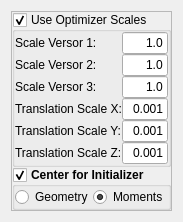
<?xml version="1.0" encoding="UTF-8"?>
<ui version="4.0">
 <class>QmitkVersorRigid3DTransformControls</class>
 <widget class="QWidget" name="QmitkVersorRigid3DTransformControls">
  <property name="geometry">
   <rect>
    <x>0</x>
    <y>0</y>
    <width>173</width>
    <height>222</height>
   </rect>
  </property>
  <property name="windowTitle">
   <string>Form</string>
  </property>
  <layout class="QVBoxLayout" name="verticalLayout">
   <item>
    <widget class="QFrame" name="m_VersorRigid3DTransformFrame">
     <property name="frameShape">
      <enum>QFrame::StyledPanel</enum>
     </property>
     <property name="frameShadow">
      <enum>QFrame::Raised</enum>
     </property>
     <layout class="QVBoxLayout" name="verticalLayout_78">
      <property name="spacing">
       <number>0</number>
      </property>
      <property name="margin">
       <number>0</number>
      </property>
      <item>
       <widget class="QGroupBox" name="m_UseOptimizerScalesVersorRigid3D">
        <property name="title">
         <string>Use Optimizer Scales</string>
        </property>
        <property name="flat">
         <bool>true</bool>
        </property>
        <property name="checkable">
         <bool>true</bool>
        </property>
        <layout class="QVBoxLayout" name="verticalLayout_77">
         <property name="spacing">
          <number>0</number>
         </property>
         <property name="margin">
          <number>0</number>
         </property>
         <item>
          <layout class="QHBoxLayout" name="_132">
           <item>
            <layout class="QVBoxLayout" name="_133">
             <item>
              <widget class="QLabel" name="textLabel1_8_2_3_2_2_2_3_3">
               <property name="font">
                <font>
                 <weight>50</weight>
                 <bold>false</bold>
                </font>
               </property>
               <property name="text">
                <string>Scale Versor 1:</string>
               </property>
               <property name="wordWrap">
                <bool>false</bool>
               </property>
              </widget>
             </item>
             <item>
              <widget class="QLabel" name="textLabel2_6_3_3_2_2_2_3_3">
               <property name="font">
                <font>
                 <weight>50</weight>
                 <bold>false</bold>
                </font>
               </property>
               <property name="text">
                <string>Scale Versor 2:</string>
               </property>
               <property name="wordWrap">
                <bool>false</bool>
               </property>
              </widget>
             </item>
             <item>
              <widget class="QLabel" name="textLabel3_5_3_3_2_2_2_3_3">
               <property name="font">
                <font>
                 <weight>50</weight>
                 <bold>false</bold>
                </font>
               </property>
               <property name="text">
                <string>Scale Versor 3:</string>
               </property>
               <property name="wordWrap">
                <bool>false</bool>
               </property>
              </widget>
             </item>
             <item>
              <widget class="QLabel" name="textLabel11_3_2_2_2_3_2">
               <property name="font">
                <font>
                 <weight>50</weight>
                 <bold>false</bold>
                </font>
               </property>
               <property name="text">
                <string>Translation Scale X:</string>
               </property>
               <property name="wordWrap">
                <bool>false</bool>
               </property>
              </widget>
             </item>
             <item>
              <widget class="QLabel" name="textLabel12_3_2_2_2_3_2">
               <property name="font">
                <font>
                 <weight>50</weight>
                 <bold>false</bold>
                </font>
               </property>
               <property name="text">
                <string>Translation Scale Y:</string>
               </property>
               <property name="wordWrap">
                <bool>false</bool>
               </property>
              </widget>
             </item>
             <item>
              <widget class="QLabel" name="textLabel13_2_2_2_2_3_2">
               <property name="font">
                <font>
                 <weight>50</weight>
                 <bold>false</bold>
                </font>
               </property>
               <property name="text">
                <string>Translation Scale Z:</string>
               </property>
               <property name="wordWrap">
                <bool>false</bool>
               </property>
              </widget>
             </item>
            </layout>
           </item>
           <item>
            <layout class="QVBoxLayout" name="_134">
             <item>
              <widget class="QLineEdit" name="m_ScalesVersorRigid3DTransformScale1">
               <property name="minimumSize">
                <size>
                 <width>0</width>
                 <height>20</height>
                </size>
               </property>
               <property name="font">
                <font>
                 <weight>50</weight>
                 <bold>false</bold>
                </font>
               </property>
               <property name="text">
                <string>1.0</string>
               </property>
               <property name="alignment">
                <set>Qt::AlignRight</set>
               </property>
              </widget>
             </item>
             <item>
              <widget class="QLineEdit" name="m_ScalesVersorRigid3DTransformScale2">
               <property name="minimumSize">
                <size>
                 <width>0</width>
                 <height>20</height>
                </size>
               </property>
               <property name="font">
                <font>
                 <weight>50</weight>
                 <bold>false</bold>
                </font>
               </property>
               <property name="text">
                <string>1.0</string>
               </property>
               <property name="alignment">
                <set>Qt::AlignRight</set>
               </property>
              </widget>
             </item>
             <item>
              <widget class="QLineEdit" name="m_ScalesVersorRigid3DTransformScale3">
               <property name="minimumSize">
                <size>
                 <width>0</width>
                 <height>20</height>
                </size>
               </property>
               <property name="font">
                <font>
                 <weight>50</weight>
                 <bold>false</bold>
                </font>
               </property>
               <property name="text">
                <string>1.0</string>
               </property>
               <property name="alignment">
                <set>Qt::AlignRight</set>
               </property>
              </widget>
             </item>
             <item>
              <widget class="QLineEdit" name="m_ScalesVersorRigid3DTransformScaleTranslationX">
               <property name="minimumSize">
                <size>
                 <width>0</width>
                 <height>20</height>
                </size>
               </property>
               <property name="font">
                <font>
                 <weight>50</weight>
                 <bold>false</bold>
                </font>
               </property>
               <property name="text">
                <string>0.001</string>
               </property>
               <property name="alignment">
                <set>Qt::AlignRight</set>
               </property>
              </widget>
             </item>
             <item>
              <widget class="QLineEdit" name="m_ScalesVersorRigid3DTransformScaleTranslationY">
               <property name="minimumSize">
                <size>
                 <width>0</width>
                 <height>20</height>
                </size>
               </property>
               <property name="font">
                <font>
                 <weight>50</weight>
                 <bold>false</bold>
                </font>
               </property>
               <property name="text">
                <string>0.001</string>
               </property>
               <property name="alignment">
                <set>Qt::AlignRight</set>
               </property>
              </widget>
             </item>
             <item>
              <widget class="QLineEdit" name="m_ScalesVersorRigid3DTransformScaleTranslationZ">
               <property name="minimumSize">
                <size>
                 <width>0</width>
                 <height>20</height>
                </size>
               </property>
               <property name="font">
                <font>
                 <weight>50</weight>
                 <bold>false</bold>
                </font>
               </property>
               <property name="text">
                <string>0.001</string>
               </property>
               <property name="alignment">
                <set>Qt::AlignRight</set>
               </property>
              </widget>
             </item>
            </layout>
           </item>
          </layout>
         </item>
        </layout>
       </widget>
      </item>
      <item>
       <widget class="QGroupBox" name="m_CenterForInitializerVersorRigid3D">
        <property name="font">
         <font>
          <weight>75</weight>
          <bold>true</bold>
         </font>
        </property>
        <property name="title">
         <string>Center for Initializer</string>
        </property>
        <property name="flat">
         <bool>true</bool>
        </property>
        <property name="checkable">
         <bool>true</bool>
        </property>
        <layout class="QHBoxLayout" name="horizontalLayout_8">
         <property name="spacing">
          <number>0</number>
         </property>
         <property name="margin">
          <number>0</number>
         </property>
         <item>
          <widget class="QRadioButton" name="m_GeometryVersorRigid3D">
           <property name="enabled">
            <bool>true</bool>
           </property>
           <property name="minimumSize">
            <size>
             <width>0</width>
             <height>20</height>
            </size>
           </property>
           <property name="font">
            <font>
             <weight>50</weight>
             <bold>false</bold>
            </font>
           </property>
           <property name="text">
            <string>Geometry</string>
           </property>
          </widget>
         </item>
         <item>
          <widget class="QRadioButton" name="m_MomentsVersorRigid3D">
           <property name="enabled">
            <bool>true</bool>
           </property>
           <property name="minimumSize">
            <size>
             <width>0</width>
             <height>20</height>
            </size>
           </property>
           <property name="font">
            <font>
             <weight>50</weight>
             <bold>false</bold>
            </font>
           </property>
           <property name="text">
            <string>Moments</string>
           </property>
           <property name="checked">
            <bool>true</bool>
           </property>
          </widget>
         </item>
        </layout>
       </widget>
      </item>
     </layout>
    </widget>
   </item>
  </layout>
 </widget>
 <resources/>
 <connections/>
</ui>
